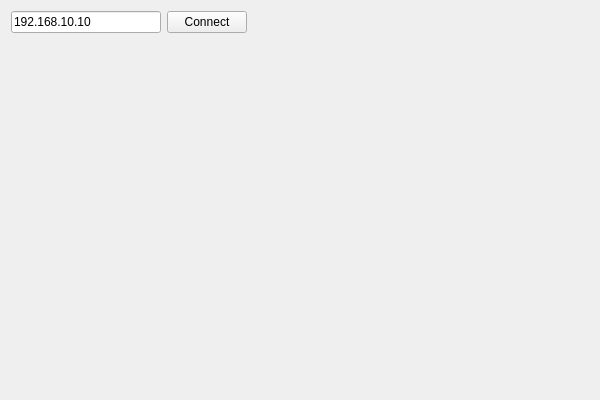
<?xml version="1.0" encoding="UTF-8"?>
<ui version="4.0">
 <class>RemoteTerminalTestClass</class>
 <widget class="QWidget" name="RemoteTerminalTestClass">
  <property name="geometry">
   <rect>
    <x>0</x>
    <y>0</y>
    <width>600</width>
    <height>400</height>
   </rect>
  </property>
  <property name="windowTitle">
   <string>RemoteTerminalTest</string>
  </property>
  <layout class="QVBoxLayout" name="verticalLayout" stretch="0,1">
   <item>
    <layout class="QHBoxLayout" name="horizontalLayout">
     <item>
      <widget class="QLineEdit" name="ipEdit">
       <property name="maximumSize">
        <size>
         <width>150</width>
         <height>16777215</height>
        </size>
       </property>
       <property name="text">
        <string>192.168.10.10</string>
       </property>
      </widget>
     </item>
     <item>
      <widget class="QPushButton" name="connectButton">
       <property name="text">
        <string>Connect</string>
       </property>
      </widget>
     </item>
     <item>
      <spacer name="horizontalSpacer">
       <property name="orientation">
        <enum>Qt::Horizontal</enum>
       </property>
       <property name="sizeHint" stdset="0">
        <size>
         <width>40</width>
         <height>20</height>
        </size>
       </property>
      </spacer>
     </item>
    </layout>
   </item>
   <item>
    <widget class="RemoteTerminalClient" name="terminalWidget" native="true"/>
   </item>
  </layout>
 </widget>
 <layoutdefault spacing="6" margin="11"/>
 <customwidgets>
  <customwidget>
   <class>RemoteTerminalClient</class>
   <extends>QWidget</extends>
   <header>../../../RemoteTerminalClient.h</header>
   <container>1</container>
  </customwidget>
 </customwidgets>
 <resources>
  <include location="RemoteTerminalTest.qrc"/>
 </resources>
 <connections/>
</ui>
